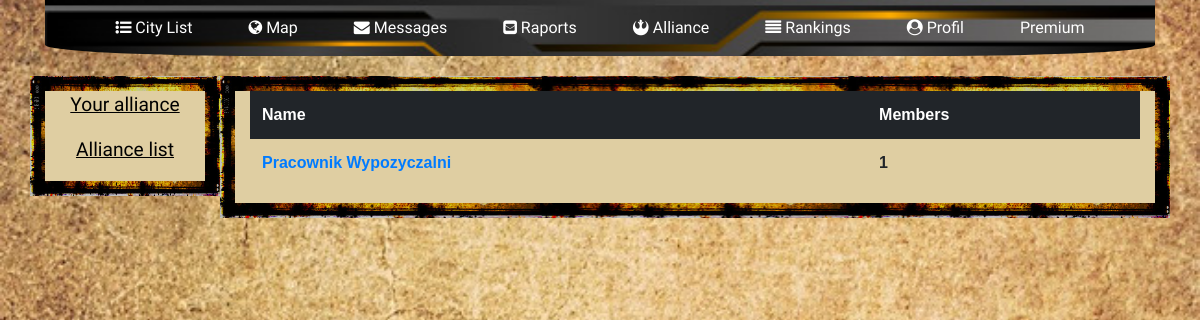
The page /sojusz/listOfAlliances/ (signed in) on the database as committed earlier.
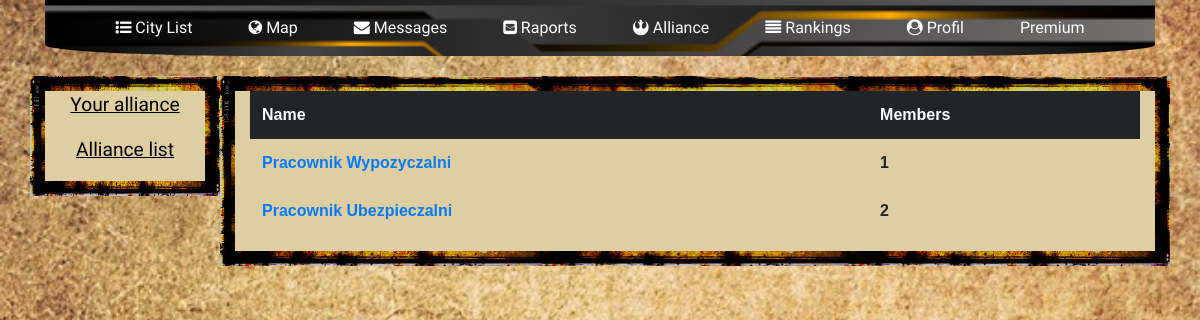
The same page on the database as committed later.
### alliance/models.py (models this page shows, shortened)
class Alliance(models.Model):
    name = models.CharField(max_length=100)
    creator = models.ForeignKey(User, related_name='creator', on_delete=models.CASCADE)
    vice_creator = models.ForeignKey(User, related_name='vice_creator', on_delete=models.CASCADE, null=True, blank=True)
    alliance_logo = models.FileField(null=True, blank=True)
    members = models.ManyToManyField(User)
    alliance_bio = models.TextField(null=True, blank=True)

### alliance/views.py (the view)
# urls.py: path('listOfAlliances/', views.alliance_list_page, name='alliance_list_page'),
@login_required(login_url='../../../../../../../')
def alliance_list_page(request):
    alliances = Alliance.objects.all()
    return render(request, 'allianceList.html', {'alliances': alliances})

### alliance/templates/allianceList.html (shortened to what this page needs)
<!doctype html>
<html lang="en">
<head>
    {% load static %}
    <link rel="stylesheet" href="https://stackpath.bootstrapcdn.com/bootstrap/4.1.3/css/bootstrap.min.css"
>
    <link rel="stylesheet" href="{% static 'alliance/allianceCss.css' %}">
    <link href="https://maxcdn.bootstrapcdn.com/font-awesome/4.7.0/css/font-awesome.min.css" rel="stylesheet">
</head>
<body>
<div class="container">
    <nav class="navbar navbar-expand-lg navbar-dark center">
        <div class="custom-center">
            <div class="collapse navbar-collapse" id="navbarNav">
                <ul class="navbar-nav">
                    <li class="nav-item active">
                        <a class="nav-link" href=""><i class="fa fa-list-ul"></i> City List</a>
                    </li>
                    <li class="nav-item active">
                        <a class="nav-link" href="../../mapa/"><i class="fa fa-globe"></i> Map</a>
                    </li>
                    <li class="nav-item active">
                        <a class="nav-link" href="../../wiadomosci/"><i class="fa fa-envelope"></i> Messages</a>
                    </li>
                    <li class="nav-item active">
                        <a class="nav-link" href="../raporty/"><i class="fa fa-envelope-square"></i> Raports</a>
                    </li>
                    <li class="nav-item active">
                        <a class="nav-link" href="../sojusz/"><i class="fa fa-rebel"></i> Alliance</a>
                    </li>
                    <li class="nav-item active">
                        <a class="nav-link" href="../rankingi/"><i class="fa fa-align-justify"></i> Rankings</a>
                    </li>
                    <li class="nav-item active">
                        <a class="nav-link" href="../profil/"><i class="fa fa-user-circle"></i> Profil</a>
                    </li>
                    <li class="nav-item active">
                        <a class="nav-link" href="../premium/"> Premium</a>
                    </li>
                </ul>
            </div>
        </div>
    </nav>
</div>
<div class="container" style="width: 100%">
    <div class="row">
        <div class="col-lg-2 alliancePanel text-center">
            <p class="allianceText"><a href="../"><u>Your alliance</u></a></p>
            <p class="allianceText"><a href=""><u>Alliance list</u></a></p>
        </div>
        <div class="col-lg-10 alliancePanel text-center">
            <table class="table table-hover table-borderless">
                <thead class="thead-dark">
                <tr>
                    <th>Name</th>
                    <th>Members</th>
                </tr>
                </thead>
                {% for alliance in alliances %}
                <tr>
                    <td><a href='{{ alliance.id }}'>{{ alliance.name }}</a></td>
                    <td>{{ alliance.members.count }}</td>
                </tr>
                {% endfor %}
            </table>
        </div>
    </div>
</div>
</body>
</html>

Rows that differ between the two databases and show on the page:
added Alliance: name "Pracownik Ubezpieczalni", members.count "2"
